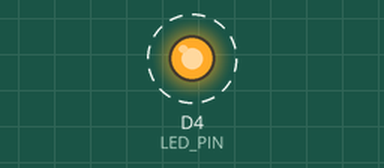
Recording of a sketch running on a simulated ESP8266 (NodeMCU). Parts: output pins drawn as LEDs (lit = HIGH). Dashed ring = blinking. WiFi joins after 1.5 s; servers stay silent unless stated; no MQTT or app messages arrive unless stated; what the sketch prints to the serial monitor is not drawn.

Above: at 2.0 s.
Timing chart, 0 to 6.1 s (numbered marks = the images above):
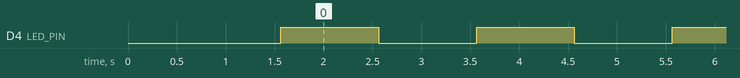

Measured:
- by itself, D4 (LED_PIN): alternates HIGH for 1.0 s and LOW for 1.0 s

The sketch:

Test_databest.ino
```cpp
// Code By ArduinoALL
#include <ESP8266WiFi.h>
#include <PubSubClient.h>

const char* ssid = "IOT01"; // แก้ ssid
const char* password = "0123456789"; // แก้ password


// Config MQTT Server
const char * topic = "/server"; // topic ชื่อ /server
#define mqtt_server "m14.cloudmqtt.com" // server
#define mqtt_port 14498   // เลข port
#define mqtt_user "wfhrwbfi" // user
#define mqtt_password "qMQ_axLbWVrd" // password


#define LED_PIN D4

WiFiClient espClient;
PubSubClient client(espClient);

void setup() {
  // เชื่อมต่อ network
  pinMode(LED_PIN, OUTPUT);
  Serial.begin(115200);
  delay(10);
  Serial.println();
  Serial.print("Connecting to ");
  Serial.println(ssid);
  WiFi.begin(ssid, password);
  while (WiFi.status() != WL_CONNECTED) {
    delay(500);
    Serial.print(".");
  }
  Serial.println("");
  Serial.println("WiFi connected");
  Serial.println("IP address: ");
  Serial.println(WiFi.localIP());
  // จบการเชื่อมต่อ network

  client.setServer(mqtt_server, mqtt_port); // เชื่อมต่อ mqtt server
}
String Switch;
void loop() {
  if (!client.connected()) {
    Serial.print("MQTT connecting...");
    if (client.connect("ESP8266Client", mqtt_user, mqtt_password)) { // ถ้าเชื่อมต่อ mqtt สำเร็จ
      Serial.println("connected");
    }
    // ในกรณีเชื่อมต่อ mqtt ไม่สำเร็จ
    else {
      Serial.print("failed, rc=");
      Serial.print(client.state());
      Serial.println(" try again in 5 seconds");
      delay(5000); // หน่วงเวลา 5 วินาที แล้วลองใหม่
      return;
    }
  }
  digitalWrite(LED_PIN, HIGH);
  delay(1000);
  Switch = "LED ON";
  Publish();
  digitalWrite(LED_PIN, LOW);
  delay(1000);
  Switch = "LED OFF";
  Publish();
  //  if (digitalRead(LED_PIN) == HIGH) { // ถ้า topic ส่งคำว่า on
  //    client.publish("/NodeMCU", "1"); // ส่งข้อความกลับไปที่ topic คือ ชื่ออุปกรณ์ที่ส่ง , ข้อความ
  //  } else if(digitalRead(LED_PIN) == LOW){
  //    client.publish("/NodeMCU", "0");
  //  }
}
void Publish() {
  char buff[10];
  Switch.toCharArray(buff, 10);
  client.publish(topic, buff); // ชื่อ topic ที่ต้องการติดตาม
}
```
